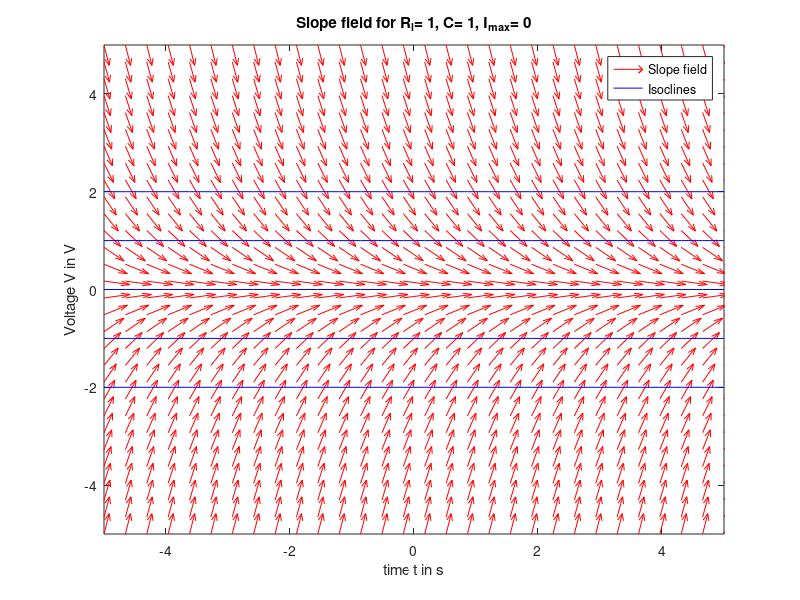
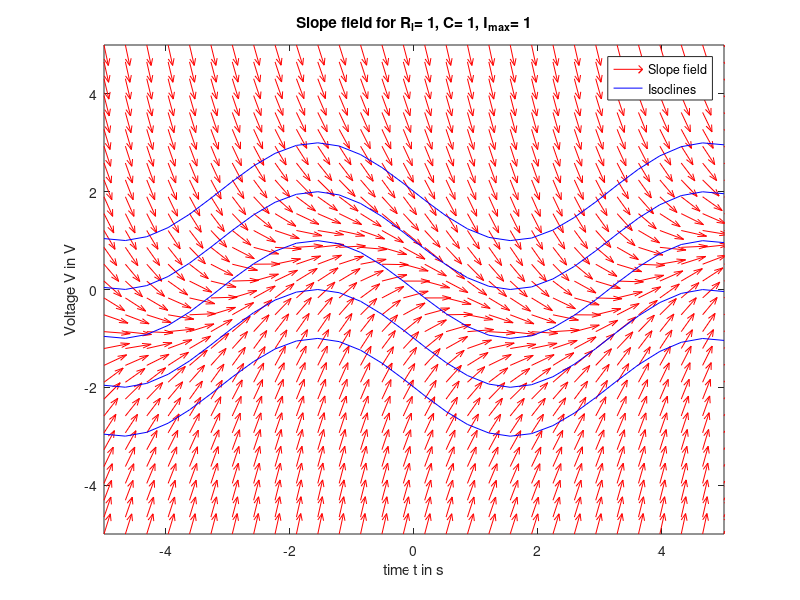
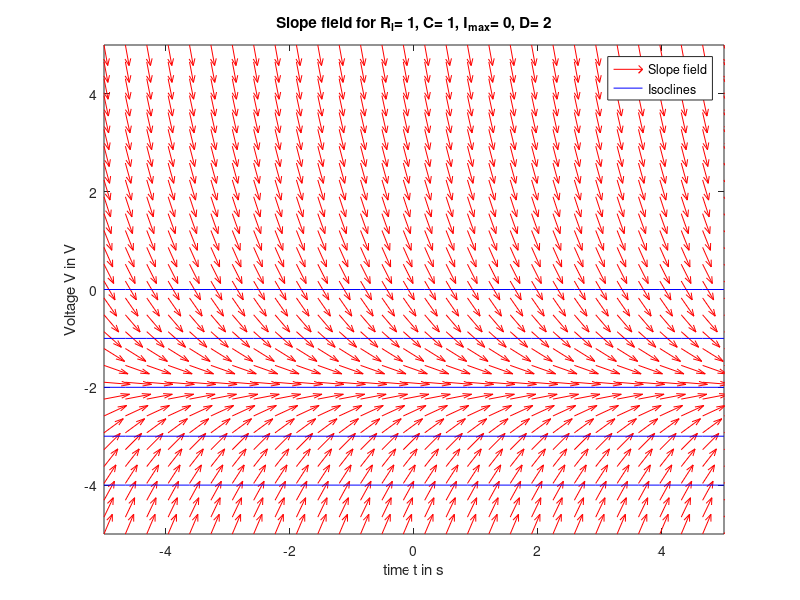
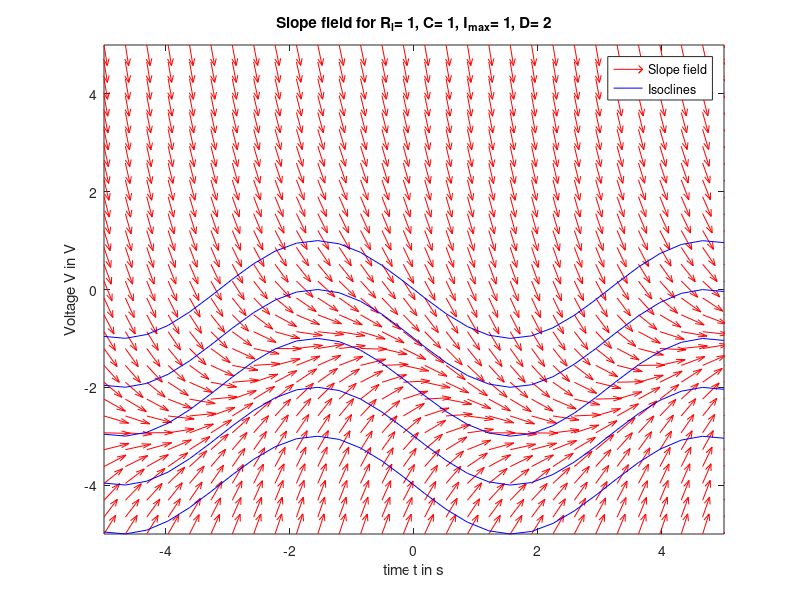

Source code (MATLAB) for these figures, in order:
%% Exercise 2
%% Part 2 - differential eq for simple cell model
clear all, clc;
t = linspace(-5, 5, 30); %time Interval
v = linspace(-5, 5, 30); %voltage Interval
[t_grid, v_grid] = meshgrid (t, v); % create a mesh
iso_values = [-2 -1 0 1 2];

% Function handles:
dgl_rhs = @(V, t, R_l, C, Imax) -1/C * (V/R_l + Imax .* sin(t)); % Define the DGL right hand side 
dgl2_rhs = @(V, t, R_l, C, Imax, D) -1/C * (V/R_l + Imax .* sin(t) + D); % Define the DGL right hand side 

isoclines = @(iso, t, R_l, C, Imax, D) -R_l*(Imax * sin(t) + D + C*iso);


%% R_l = 1, C = 1, Imax = 0;

lng = sqrt(dgl_rhs(v_grid , t_grid, 1, 1, 0).^2 + 1); %Length of the vector 
dt = 1 ./ lng ; %Get the horizontal component
dv = dgl_rhs(v_grid , t_grid, 1, 1, 0) ./ lng ; %Get the vertical component
figure, quiver(t, v, dt, dv, 'r'); % Plot the vectors
hold on
title('Slope field for R_l= 1, C= 1, I_{max}= 0'), xlabel('time t in s'), ylabel('Voltage V in V');
xlim([-5, 5]), ylim([-5, 5])
%hold off

% calclulate and plot isoclines:
for i=1:5
    iso_v1(i,:) = isoclines(iso_values(i), t, 1, 1, 0, 0);
end
hold on, plot(t, iso_v1, 'b');
legend('Slope field', 'Isoclines');

%% R_l = 1, C = 1, Imax = 1;

lng = sqrt(dgl_rhs(v_grid , t_grid, 1, 1, 1).^2 + 1); %Length of the vector 
dt = 1 ./ lng ; %Get the horizontal component
dv = dgl_rhs(v_grid , t_grid, 1, 1, 1) ./ lng ; %Get the vertical component
figure, quiver(t, v, dt, dv, 'r');
hold on
title('Slope field for R_l= 1, C= 1, I_{max}= 1'), xlabel('time t in s'), ylabel('Voltage V in V');
xlim([-5, 5]), ylim([-5 5])
%hold off

% calclulate and plot isoclines:
for i=1:5
    iso_v1(i,:) = isoclines(iso_values(i), t, 1, 1, 1, 0);
end
hold on, plot(t, iso_v1, 'b');
legend('Slope field', 'Isoclines');


%% R_l = 1, C = 1, Imax = 0, D = 2;

lng = sqrt(dgl2_rhs(v_grid , t_grid, 1, 1, 0, 2).^2 + 1); %Length of the vector 
dt = 1 ./ lng ; %Get the horizontal component
dv = dgl2_rhs(v_grid , t_grid, 1, 1, 0, 2) ./ lng ; %Get the vertical component
figure, quiver(t, v, dt, dv, 'r');
hold on
title('Slope field for R_l= 1, C= 1, I_{max}= 0, D= 2'), xlabel('time t in s'), ylabel('Voltage V in V');
xlim([-5, 5]), ylim([-5 5])
%hold off

% calclulate and plot isoclines:
for i=1:5
    iso_v1(i,:) = isoclines(iso_values(i), t, 1, 1, 0, 2);
end
hold on, plot(t, iso_v1, 'b');
legend('Slope field', 'Isoclines');

%% R_l = 1, C = 1, I_ex = 1, D = 2;

lng = sqrt(dgl2_rhs(v_grid , t_grid, 1, 1, 1, 2).^2 + 1); %Length of the vector 
dt = 1 ./ lng ; %Get the horizontal component
dv = dgl2_rhs(v_grid , t_grid, 1, 1, 1, 2) ./ lng ; %Get the vertical component
figure, quiver(t, v, dt, dv, 'r');
hold on
title('Slope field for R_l= 1, C= 1, I_{max}= 1, D= 2'), xlabel('time t in s'), ylabel('Voltage V in V');
xlim([-5, 5]), ylim([-5 5])
%hold off

% calclulate and plot isoclines:
for i=1:5
    iso_v1(i,:) = isoclines(iso_values(i), t, 1, 1, 1, 2);
end
hold on, plot(t, iso_v1, 'b');
legend('Slope field', 'Isoclines');

